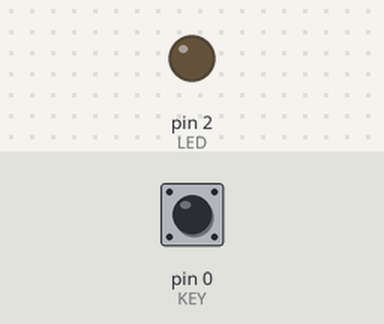
Bench run of a sketch on a simulated Arduino Uno, built with avr-gcc and run on an emulated ATmega328P. Shown: output pins drawn as LEDs (lit = HIGH). The test bench sets the inputs (shaded band); at power-on: pin 0 (KEY) LOW.

Above: at 1.2 s.
1.3 s: pin 0 (KEY) pulled HIGH for 0.15 s
At 1.37 s:
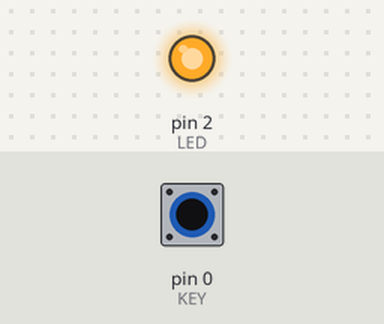
2.9 s: pin 0 (KEY) pulled HIGH for 3.2 s
At 7.1 s:
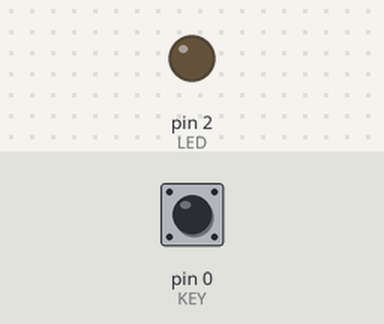
Timing chart, 0 to 8.6 s (numbered marks = the images above; inputs shaded):
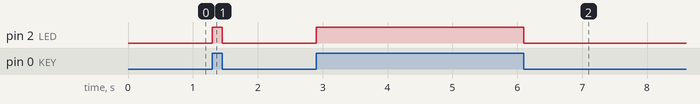

Measured:
- after the input at 1.3 s, pin 2 (LED): LOW → HIGH at once, → LOW 0.15 s later
- after the input at 2.9 s, pin 2 (LED): LOW → HIGH at once, → LOW 3.2 s later

The sketch:

key.ino
```cpp
/*
*********************************************************************************************************
* Define
*********************************************************************************************************
*/

#define KEY 0
#define LED 2

/*
*********************************************************************************************************
* 功  能：模块初始化
* 形  参：None
* 返回值：None
* 备  注：None
* 作  者：LG
* 日  期：2020/10/29
*********************************************************************************************************
*/

void setup()
{
    pinMode(KEY, INPUT);
    pinMode(LED, OUTPUT);
}

/*
*********************************************************************************************************
* 功  能：循环调用
* 形  参：None
* 返回值：None
* 备  注：None
* 作  者：LG
* 日  期：2020/10/29
*********************************************************************************************************
*/

void loop()
{
    if(digitalRead(KEY))
        digitalWrite(LED, HIGH);
    else
        digitalWrite(LED, LOW);
}
```
